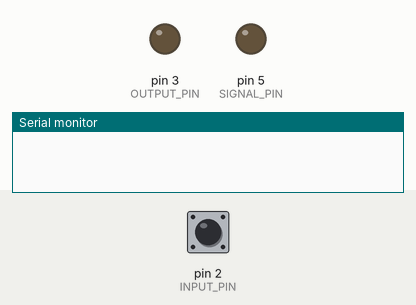
Simulated run of this sketch. Board: Arduino Uno, built with avr-gcc and run on an emulated ATmega328P. On the bench: output pins drawn as LEDs (lit = HIGH), the last lines printed to the serial monitor. The inputs (shaded band) are chosen by the test bench; at power-on: pin 2 (INPUT_PIN) HIGH.

Above: at 1.2 s.
1.3 s: pin 2 (INPUT_PIN) pulled LOW for 0.15 s
At 1.9 s:
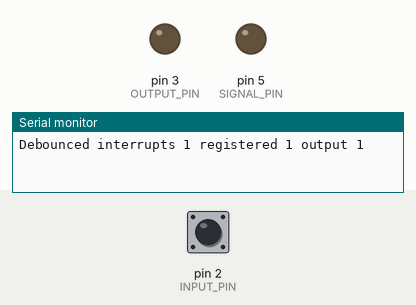
2.9 s: pin 2 (INPUT_PIN) pulled LOW for 3.2 s
At 7.3 s:
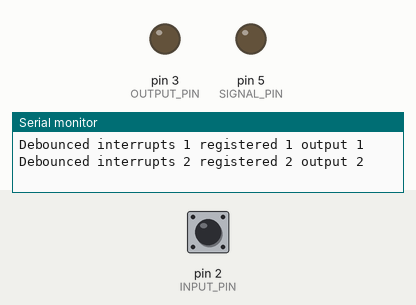
Timing chart, 0 to 8.8 s (numbered marks = the images above; inputs shaded):
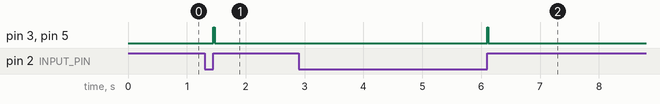

Measured:
- after the input at 1.3 s, pin 3 (OUTPUT_PIN), pin 5 (SIGNAL_PIN): LOW → HIGH after 0.15 s, → LOW 0.02 s later
- after the input at 2.9 s, pin 3 (OUTPUT_PIN), pin 5 (SIGNAL_PIN): LOW → HIGH after 3.2 s, → LOW 0.02 s later

The sketch:

follower_trigger.ino
```cpp
#define INPUT_PIN 2
#define OUTPUT_PIN 3
#define SIGNAL_PIN 5

#define millis_t unsigned long

/*
Functions of the Fahrstuhlklemmen from top to botom:
1. GND
2. Signal input
3. Signal output
4. +5V for light barrier or other sensor power supply.

Colors of the cable for the light barrier:
brown: VCC
black: GND
yellow-green: signal


*/

// Force a trigger if no inut has been detected for the given number of milliseconds.
// Set to zero to disable.
uint16_t max_time_between_triggers = 0;

// Only use every n-th input trigger, completely ignore all in-between.
uint8_t n_th_frame = 1;

// Minimum time between two output trigger events.
uint16_t min_time_between_triggers = 260;

// Time of the next scheduled lowering of the output pin
millis_t lower_tgt = 0;

// True if the output pin is scheduled to be lowered
bool todo_lower = false;

// true if SIGNAL_PIN is scheduled to be lowered
bool todo_lower_signal = false;

// Time of the next scheduled lowering of the SIGNAL_PIN
millis_t lower_signal_tgt = 0;

// Time of the last detected rising edge
millis_t last_input_rising = 0;

// Total number of registered input events
uint32_t input_trigger_count = 0;

uint32_t output_trigger_count = 0;

// Time of the previous output trigger event
millis_t previous_output_trigger = 0;

uint32_t raw_interrupt_count = 0;
bool raw_interrupt_incremented = false;

void interrupt_rising(millis_t time)
{
  todo_lower_signal = true;
  digitalWrite(SIGNAL_PIN, HIGH);
  lower_signal_tgt = time + 20;
  raw_interrupt_count++;
  raw_interrupt_incremented = true;
  // Debounce, if the last rising flank is not old enough, completely ignore everything.
  if (time < last_input_rising + (min_time_between_triggers / 2)) {
    return;
  }
  last_input_rising = time;
  input_trigger_count++;
  if (0 != (input_trigger_count % n_th_frame)) {
    return;
  }
  if (time < previous_output_trigger + min_time_between_triggers) {
    return;
  }
  previous_output_trigger = time;
  digitalWrite(OUTPUT_PIN, HIGH);
  todo_lower = true;
  lower_tgt = time + 20;
  output_trigger_count++;
}

millis_t last_change = 0;

void interrupt()
{
  millis_t time = millis();
  if (time < last_change + 3) {
    return;
  }
  uint8_t input_state = digitalRead(INPUT_PIN);
  last_change = time;
  digitalWrite(SIGNAL_PIN, input_state);
  if (HIGH == input_state) {
    interrupt_rising(time);
  }
}

void setup()
{
  Serial.begin(115200);

  pinMode(OUTPUT_PIN, OUTPUT);
  pinMode(SIGNAL_PIN, OUTPUT);

  pinMode(INPUT_PIN, INPUT_PULLUP);
  attachInterrupt(digitalPinToInterrupt(INPUT_PIN), interrupt, CHANGE);
}

void loop()
{
  millis_t time = millis();
  if (max_time_between_triggers > 0) {
    if (time > previous_output_trigger + max_time_between_triggers &&
        time > last_input_rising + max_time_between_triggers)
    {
      digitalWrite(OUTPUT_PIN, HIGH);
      previous_output_trigger = time;
      todo_lower = true;
      lower_tgt = time + 20;
    }
  }
  if (todo_lower) {
    if (time > lower_tgt) {
      digitalWrite(OUTPUT_PIN, LOW);
      todo_lower = false;
    }
  }
  if (todo_lower_signal) {
    if (time > lower_signal_tgt) {
      digitalWrite(SIGNAL_PIN, LOW);
      todo_lower_signal = false;
    }
  }
  if (raw_interrupt_incremented) {
    noInterrupts();
    Serial.print("Debounced interrupts ");
    Serial.print(raw_interrupt_count);
    Serial.print(" registered ");
    Serial.print(input_trigger_count);
    Serial.print(" output ");
    Serial.println(output_trigger_count);
    raw_interrupt_incremented = false;
    interrupts();
  }

#if 0
  while (Serial.available()) {
    Serial.read();
    digitalWrite(OUTPUT_PIN, HIGH);
    delay(300);
    digitalWrite(OUTPUT_PIN, LOW);
    delay(300);
  }
#endif
}
```
